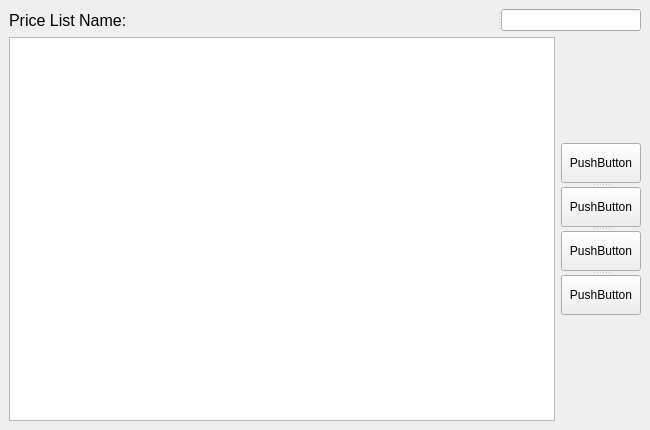
<?xml version="1.0" encoding="UTF-8"?>
<ui version="4.0">
 <class>PriceList</class>
 <widget class="QDockWidget" name="PriceList">
  <property name="windowModality">
   <enum>Qt::NonModal</enum>
  </property>
  <property name="geometry">
   <rect>
    <x>0</x>
    <y>0</y>
    <width>650</width>
    <height>430</height>
   </rect>
  </property>
  <property name="autoFillBackground">
   <bool>false</bool>
  </property>
  <property name="windowTitle">
   <string>Price Level Lists</string>
  </property>
  <widget class="QWidget" name="dockWidgetContents">
   <property name="baseSize">
    <size>
     <width>0</width>
     <height>0</height>
    </size>
   </property>
   <layout class="QGridLayout" name="gridLayout">
    <item row="0" column="0" colspan="2">
     <widget class="QSplitter" name="splitter_2">
      <property name="orientation">
       <enum>Qt::Horizontal</enum>
      </property>
      <widget class="QLabel" name="label">
       <property name="font">
        <font>
         <pointsize>12</pointsize>
        </font>
       </property>
       <property name="text">
        <string>Price List Name:</string>
       </property>
      </widget>
      <widget class="QLineEdit" name="lePriceName">
       <property name="minimumSize">
        <size>
         <width>60</width>
         <height>0</height>
        </size>
       </property>
       <property name="maximumSize">
        <size>
         <width>140</width>
         <height>16777215</height>
        </size>
       </property>
      </widget>
     </widget>
    </item>
    <item row="1" column="0">
     <widget class="QTableView" name="tvPriceList"/>
    </item>
    <item row="1" column="1">
     <widget class="QSplitter" name="splitter">
      <property name="orientation">
       <enum>Qt::Vertical</enum>
      </property>
      <widget class="QPushButton" name="pushButton_2">
       <property name="maximumSize">
        <size>
         <width>16777215</width>
         <height>40</height>
        </size>
       </property>
       <property name="text">
        <string>PushButton</string>
       </property>
      </widget>
      <widget class="QPushButton" name="pushButton_3">
       <property name="maximumSize">
        <size>
         <width>111111</width>
         <height>40</height>
        </size>
       </property>
       <property name="text">
        <string>PushButton</string>
       </property>
      </widget>
      <widget class="QPushButton" name="pushButton_4">
       <property name="maximumSize">
        <size>
         <width>16777215</width>
         <height>40</height>
        </size>
       </property>
       <property name="text">
        <string>PushButton</string>
       </property>
      </widget>
      <widget class="QPushButton" name="pushButton">
       <property name="maximumSize">
        <size>
         <width>16777215</width>
         <height>40</height>
        </size>
       </property>
       <property name="text">
        <string>PushButton</string>
       </property>
      </widget>
     </widget>
    </item>
   </layout>
  </widget>
 </widget>
 <resources/>
 <connections/>
</ui>
